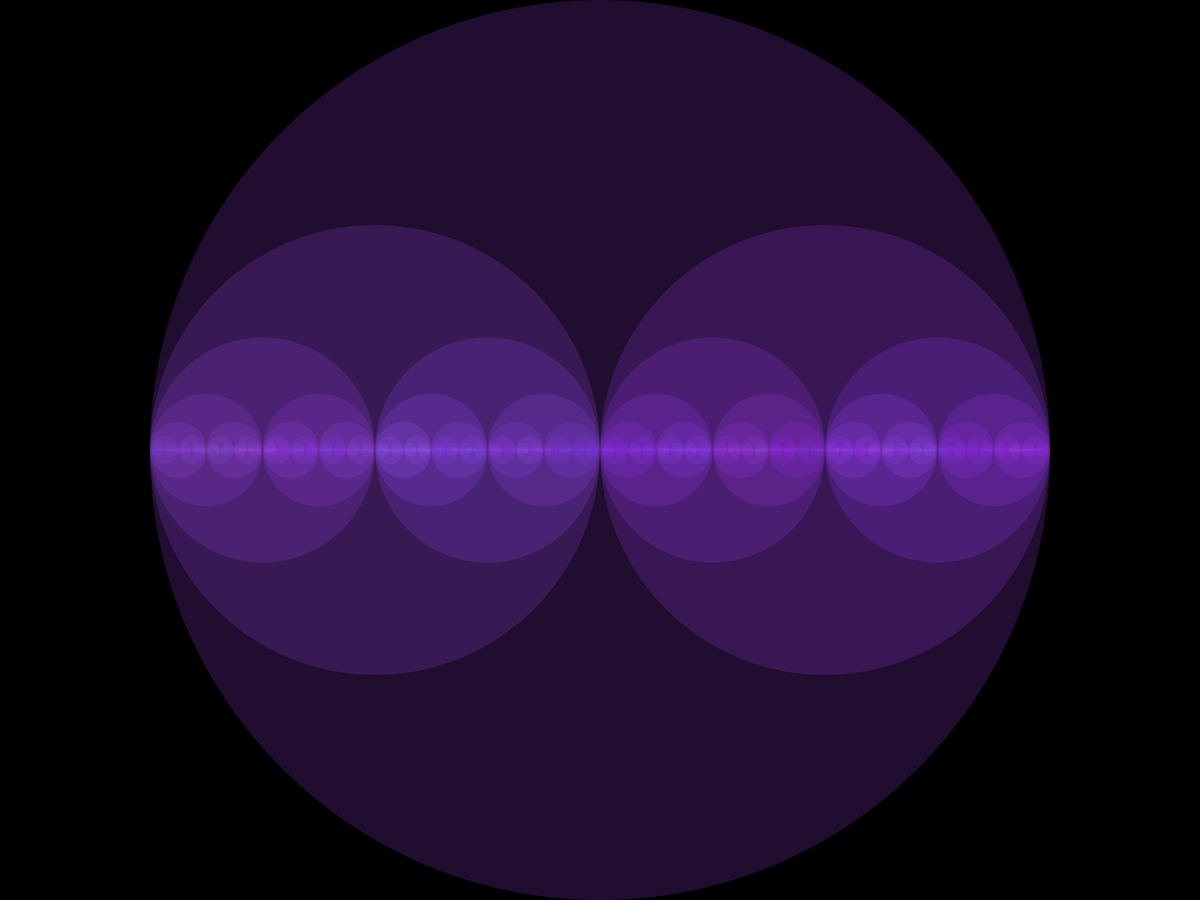
Frame 1 (no input)
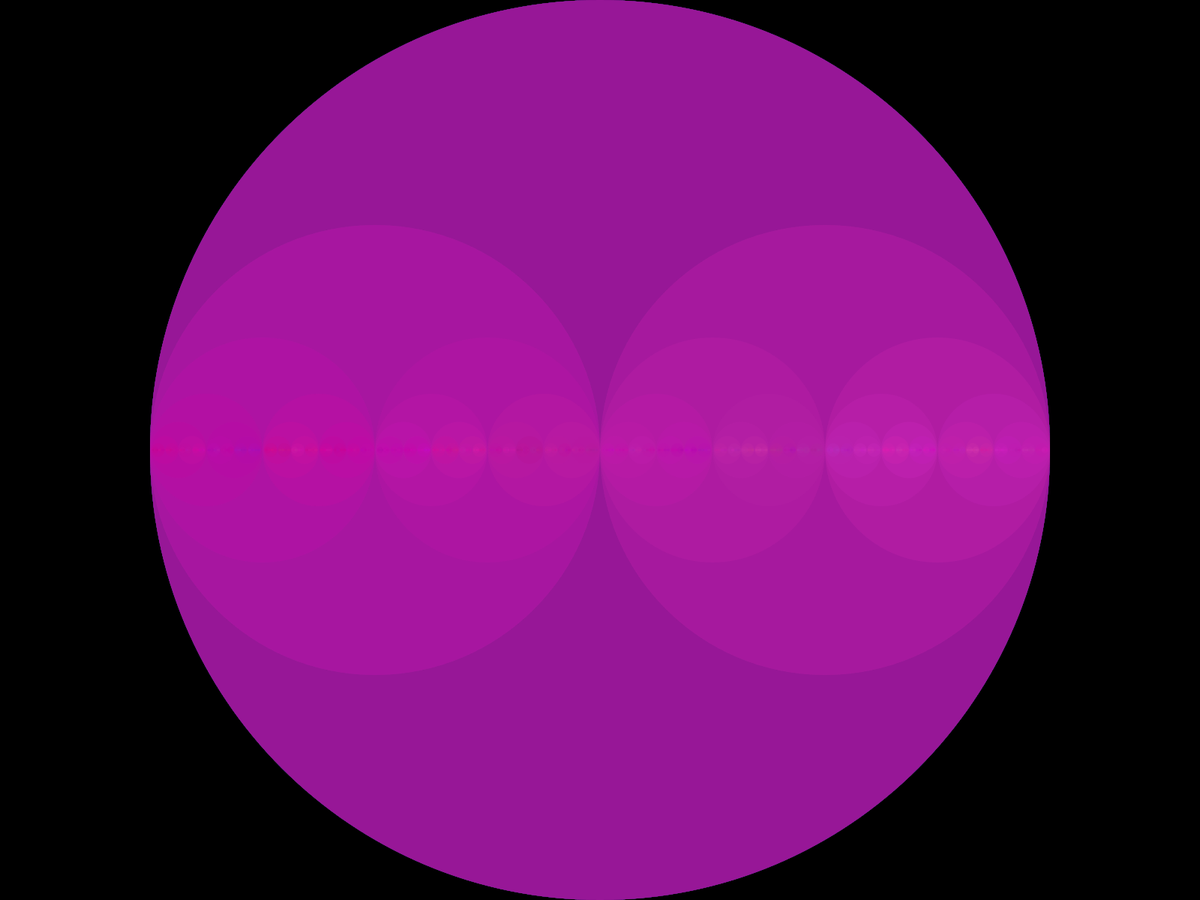
Frame 60 (the mouse pressed at the canvas centre just before this capture)
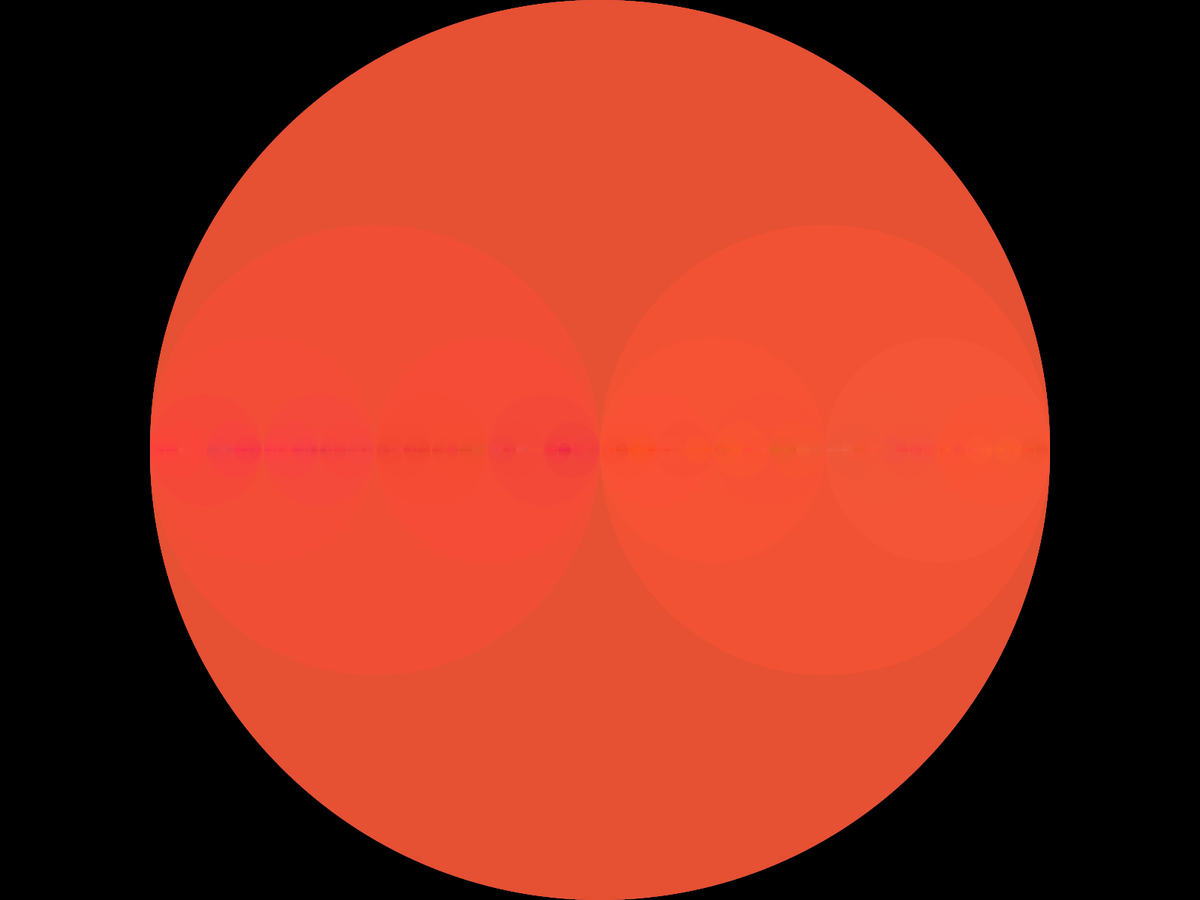
Frame 120 (the mouse held since frame 60 and released just before this capture)

The Processing sketch that drew these frames (run headless with seeded random() and noise(); from frame 60 on, the mouse is pressed at the canvas centre):

// Processing sketch: sketch_160601a
// ── sketch_160601a.pde
color current;

void setup() {
  fullScreen();
  background(0);
  noStroke();
  colorMode(RGB, 256);
  current = color(random(256), random(256), random(256));
}

void draw() {
  fill(0, 5);
  rect(0, 0, width, height);
  drawCircle(width/2, height, 10, current);
  current = alterarColor(current, 20);
}

void drawCircle(int x, int radius, int level, color c) {
  if (level == 0) {
    return;
  }
  fill(c, 50);
  ellipse(x, height / 2, radius, radius);      
  drawCircle(x - radius / 4, radius / 2, level - 1, alterarColor(c, 10));
  drawCircle(x + radius / 4, radius / 2, level - 1, alterarColor(c, 10));
}

color alterarColor(color c, float maxAlt) {
  return color(
    alterarValor(red(c), maxAlt), 
    alterarValor(green(c), maxAlt), 
    alterarValor(blue(c), maxAlt));
}

float alterarValor(float v, float maxAlt) {
  float res = v + random(maxAlt * 2) - maxAlt;
  if (res < 0) {
    res = 0;
  }
  if (res > 255) {
    res = 255;
  }
  return res;
}

color complementoComplemento(color c) {
  float r = red(c);
  float g = green(c);
  float b = blue(c);
  float max = max(r, max(g, b));
  float min = min(r, min(g, b));
  float sum = min + max;
  r = sum - r;
  g = sum - g;
  b = sum - b;
  return color(r, g, b);
}
